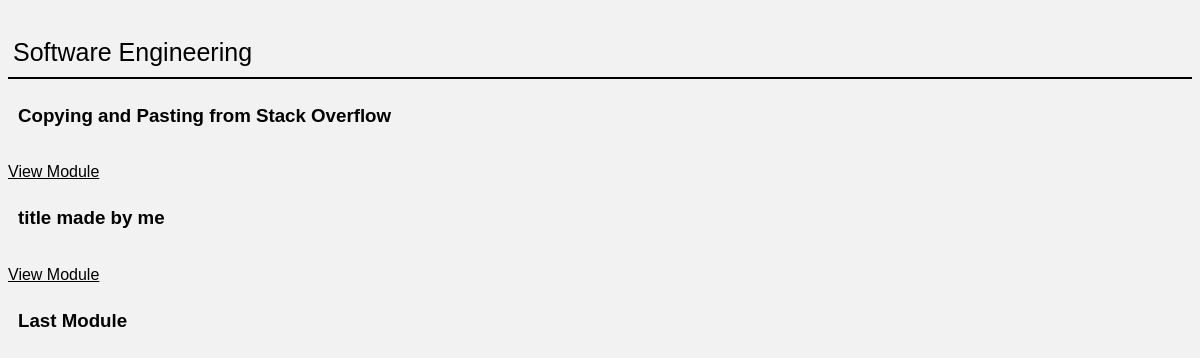
Before: /courses/study_course/1/ with the older database file.
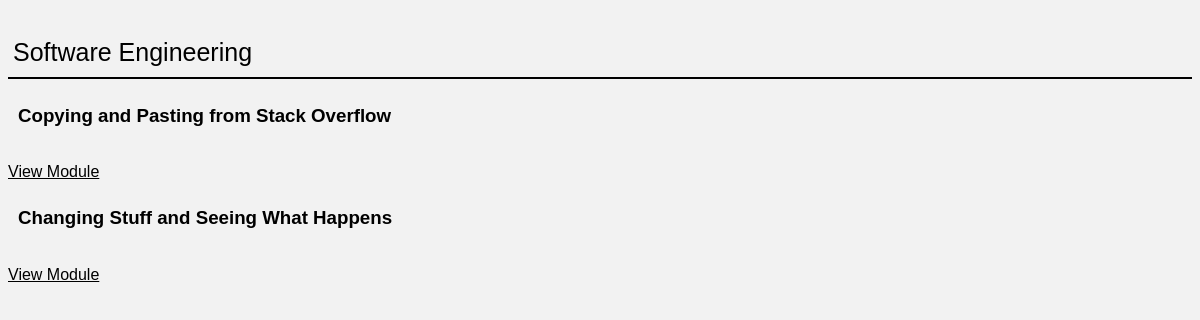
After: the same page with the newer database file.
### courses/models.py (models this page shows)
class Module(models.Model):
    title = models.CharField(max_length = 150, db_index = True)
    course = models.ForeignKey(Course, on_delete=models.CASCADE, null = True, blank = True)
    position = models.IntegerField(db_index = True, null = True, blank = True)
    instructor = models.ForeignKey(Instructor, on_delete=models.CASCADE)
    def get_absolute_url(self):
        return reverse('module_details_url', kwargs = {'id' : self.id})
    def __str__(self):
        return '{}'.format(self.title)

### courses/views.py (the view)
# urls.py: path('study_course/<str:id>/', views.study_course, name = "study_course_url"),
def study_course(request, id):      #merge it later with course_detail
    course = Course.objects.get(id__iexact = id)
    modules = Module.objects.filter(course = course)
    print(modules)
    availability = True
    learner = Learner.objects.filter(staff_id = 1)
    completed_modules = learner[0].completed_modules.all()
    for module in modules:
        if module in completed_modules:
            module.available = True
        else :
            module.available = availability
            availability = False
    return render(request, "courses/study_course.html", context = {"course": course, "modules" : modules, "learner" : learner})

### courses/templates/courses/study_course.html (shortened to what this page needs)
{%load static%}
<link rel="stylesheet" type="text/css" href="{%static 'courses/style.css'%}">
<h1>{{course.title}}</h1>
{% for module in modules%}
    <h3>{{module.title}}</h3>
    {% if module.available %}
        <a href = "{{ module.get_absolute_url}}">View Module</a>
    {%endif%}
{%endfor%}

Changed rows visible on the page:
removed Module: title "title made by me"
no longer on this page (row edited): Module: title "Last Module"
added Module: title "Changing Stuff and Seeing What Happens"
